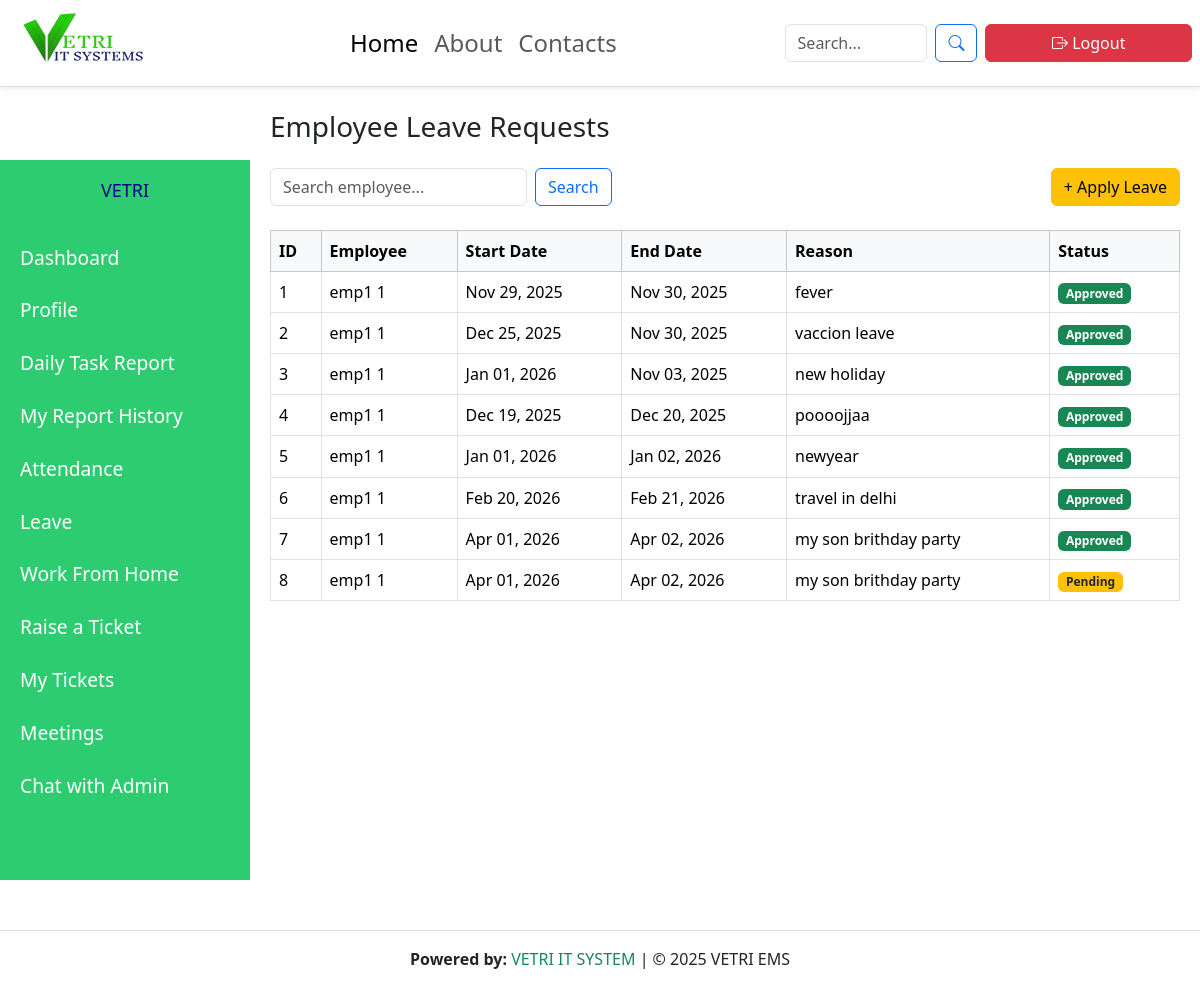
Screenshot of /leave/ (signed in) with the database file from the repository.
### employees/models.py (models this page shows, shortened)
class Leave(models.Model):
    employee = models.ForeignKey(Employee, on_delete=models.CASCADE)
    start_date = models.DateField()
    end_date = models.DateField()
    reason = models.TextField()
    status = models.CharField(max_length=10, choices=[
        ('Pending', 'Pending'),
        ('Approved', 'Approved'),
        ('Rejected', 'Rejected'),
    ], default='Pending')

class Employee(models.Model):
    user = models.OneToOneField(User, on_delete=models.CASCADE, null=True, blank=True)
    emp_id = models.CharField(max_length=20, unique=True)
    first_name = models.CharField(max_length=100)
    last_name = models.CharField(max_length=100, blank=True)
    email = models.EmailField(unique=True)
    phone = models.CharField(max_length=20)
    department = models.ForeignKey(Department, on_delete=models.CASCADE, null=True, blank=True)
    designation = models.ForeignKey(Designation, on_delete=models.CASCADE, null=True, blank=True)
    date_joined = models.DateField(default=timezone.now)
    address = models.TextField(blank=True)

### employees/views.py (the view)
# urls.py: path('leave/', views.leave_list, name='leave_list'),
def leave_list(request):
    if request.user.is_superuser:
        leaves = Leave.objects.all().order_by('-id')
        employees = Employee.objects.all()
    else:
        employee = request.user.employee
        leaves = Leave.objects.filter(employee=employee)
        employees = None  # no dropdown
    return render(request, 'employees/leave_list.html', {
        'leaves': leaves,
        'employees': employees
    })

### employees/context_processors.py (called while the page is built)
def admin_id_processor(request):
    try:
        admin_user = User.objects.filter(is_superuser=True).first()
        return {'admin_id': admin_user.id if admin_user else None}
    except:
        return {'admin_id': None}

def unread_ticket_count(request):
    if request.user.is_authenticated and request.user.is_superuser:
        return {"unread_count": Ticket.objects.filter(is_read=False).count()}
    return {"unread_count": 0}

### employees/templates/employees/leave_list.html (shortened to what this page needs)
{% extends "base.html" %}
{% load static %}
{% block content %}
  <link href="https://cdn.jsdelivr.net/npm/bootstrap@5.3.3/dist/css/bootstrap.min.css" rel="stylesheet">
  <div class="main-content">
    <h3 class="mb-4">Employee Leave Requests</h3>
    <div class="d-flex justify-content-between mb-3 flex-wrap">
      <form method="get" class="d-flex mb-2">
        <input type="text" name="q" class="form-control" placeholder="Search employee...">
        <button type="submit" class="btn btn-outline-primary ms-2">Search</button>
      </form>
      {% if not user.is_superuser %}
      <button class="btn btn-warning mb-2" data-bs-toggle="modal" data-bs-target="#applyLeaveModal">
        + Apply Leave
      </button>
      {% endif %}
    </div>
<div class="table-responsive">
    <table class="table table-bordered table-hover ">
      <thead class="table-light">
        <tr>
          <th>ID</th>
          <th>Employee</th>
          <th>Start Date</th>
          <th>End Date</th>
          <th>Reason</th>
          <th>Status</th>
        </tr>
      </thead>
      <tbody>
        {% for leave in leaves %}
        <tr>
          <td>{{ forloop.counter }}</td>
          <td>{{ leave.employee.first_name }} {{ leave.employee.last_name }}</td>
          <td>{{ leave.start_date|date:"M d, Y" }}</td>
          <td>{{ leave.end_date|date:"M d, Y" }}</td>
          <td>{{ leave.reason }}</td>
          <td>
  <span class="badge {% if leave.status == 'Approved' %}bg-success{% elif leave.status == 'Rejected' %}bg-danger{% else %}bg-warning text-dark{% endif %}">
    {{ leave.status }}
  </span>
</td>
        </tr>
        {% empty %}
        <tr><td colspan="7" class="text-muted">No leave requests found</td></tr>
        {% endfor %}
      </tbody>
    </table>
  </div>
</div>
{% endblock %}

### employees/static/css/style.css (style rules this page uses)
body { margin: 0; font-family: 'Poppins', sans-serif; background-color: #f8f9fa; overflow-x: hidden; }
html { scroll-behavior: smooth; }
html, body { overflow-x: hidden !important; }

### rows the page displays
Leave: employee.first_name "emp1", employee.last_name "1", start_date "Nov 29, 2025", end_date "Nov 30, 2025", reason "fever", status "Approved"
Leave: employee.first_name "emp1", employee.last_name "1", start_date "Dec 25, 2025", end_date "Nov 30, 2025", reason "vaccion leave", status "Approved"
Leave: employee.first_name "emp1", employee.last_name "1", start_date "Jan 01, 2026", end_date "Nov 03, 2025", reason "new holiday", status "Approved"
Leave: employee.first_name "emp1", employee.last_name "1", start_date "Dec 19, 2025", end_date "Dec 20, 2025", reason "poooojjaa", status "Approved"
Leave: employee.first_name "emp1", employee.last_name "1", start_date "Jan 01, 2026", end_date "Jan 02, 2026", reason "newyear", status "Approved"
Leave: employee.first_name "emp1", employee.last_name "1", start_date "Feb 20, 2026", end_date "Feb 21, 2026", reason "travel in delhi", status "Approved"
Leave: employee.first_name "emp1", employee.last_name "1", start_date "Apr 01, 2026", end_date "Apr 02, 2026", reason "my son brithday party", status "Approved"
Leave: employee.first_name "emp1", employee.last_name "1", start_date "Apr 01, 2026", end_date "Apr 02, 2026", reason "my son brithday party", status "Pending"
